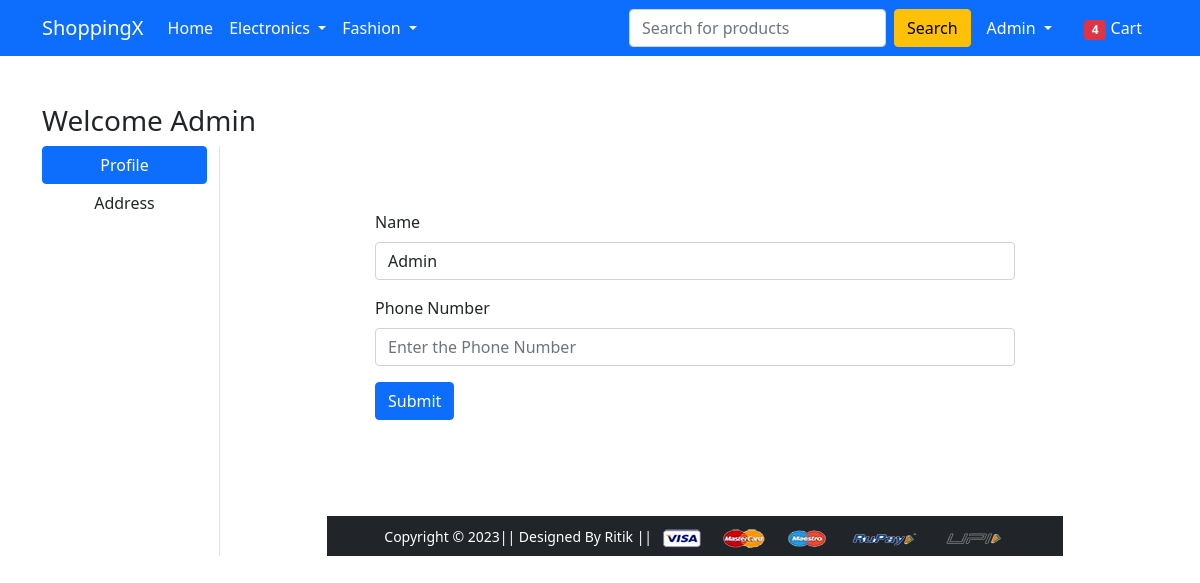
The page /profile/ (signed in) on the database as committed earlier.
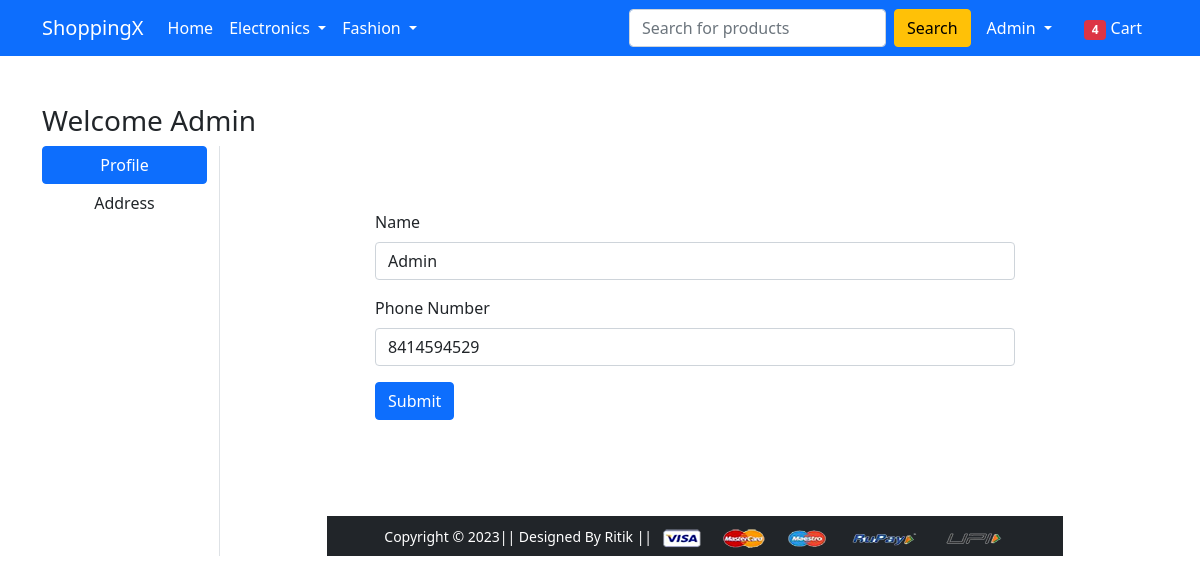
The same page on the database as committed later.
### User_Account/models.py (models this page shows, shortened)
class CustomUser(AbstractUser):
    username = None
    email = models.EmailField(_("email address"), unique=True)
    name = models.CharField(_("name"), max_length=30, blank=False)
    phoneNumberRegex = val(regex = r"^\+?1?\d{8,15}$")
    Phone = models.CharField(_("Phone"),validators = [phoneNumberRegex], max_length=15, blank=False)
    USERNAME_FIELD = "email"
    REQUIRED_FIELDS = []
    objects = CustomUserManager()

### User_Account/views.py (the view)
# urls.py: path('profile/', views.profile,name='profile'),
def profile(request):
    if(not request.user.is_authenticated):
        return redirect('login')
    fm=User_Change_Reg(initial={'name': request.user.name,'Phone':request.user.Phone})
    if request.method == 'POST':
        fm = User_Change_Reg(request.POST,instance=request.user)
        if fm.is_valid():
             fm.save()
             return redirect('home')
    return render(request,'User_Account/profile.html',{'form':fm})

### User_Account/forms.py
class User_Change_Reg(UserChangeForm):
    password=None
    class Meta:
        model=CustomUser
        fields=['name','Phone']
        labels={'name':'Name','Phone':'Phone Number'}
        widgets = {'name': forms.TextInput(attrs={'class': 'form-control','placeholder': 'Enter the Name',}),'Phone': forms.TextInput(attrs={'class': 'form-control','placeholder': 'Enter the Phone Number',})}

### User_Account/templates/User_Account/profile.html (shortened to what this page needs)
{% extends 'User_Account/base.html' %}
{% load static %}
{% block main-content %}
<div class="container my-5">
 <div class="row">
  <h3>Welcome {{user.name}}</h3>
  <div class="col-sm-2 border-end">
   <ul class="list-unstyled">
    <li class="d-grid"><a href="{% url 'profile' %}" class="btn btn-primary">Profile</a></li>
    <li class="d-grid"><a href="{% url 'address' %}" class="btn">Address</a></li>
   </ul>
  </div>
  <div class="col-sm-8 offset-sm-1">
    <form action="" method="POST" novalidate class="p-5">
    {% for field in form %}
        <div class="col-12 mt-3">
          <label class="form-label">{{ field.label }}</label> {{ field }}
        </div>
        {% endfor %}
    <div class="col-12 mt-3">
      <button type="submit" class="btn btn-primary">Submit</button>
    </div>
   </form>
{% endblock main-content %}

### User_Account/templates/User_Account/base.html (shortened to what this page needs)
<!doctype html>
{% load static %}
<html lang="en">
  <head>
    <link href="https://cdn.jsdelivr.net/npm/bootstrap@5.0.0-beta1/dist/css/bootstrap.min.css" rel="stylesheet">
    <link rel="stylesheet" href="{% static 'User_Account/css/owl.carousel.min.css' %}">
    <link rel="stylesheet" href="{% static 'User_Account/css/all.min.css' %}">
    <link rel="stylesheet" href="{% static 'User_Account/css/style.css' %}">
  </head>
  <body>
    <nav class="navbar navbar-expand-lg navbar-dark bg-primary">
     <div class="container">
       <a class="navbar-brand" href="/">ShoppingX</a>
       <div class="collapse navbar-collapse" id="navbarSupportedContent">
         <ul class="navbar-nav me-auto mb-2 mb-lg-0">
           <li class="nav-item">
             <a class="nav-link active" aria-current="page" href="/">Home</a>
           </li>
           <li class="nav-item dropdown">
             <a class="nav-link dropdown-toggle text-white" href="#" id="electronicsDropdown" role="button" data-bs-toggle="dropdown" aria-expanded="false">
               Electronics
             </a>
           </li>
           <li class="nav-item dropdown">
             <a class="nav-link dropdown-toggle text-white" href="#" id="fashionDropdown" role="button" data-bs-toggle="dropdown" aria-expanded="false">
               Fashion
             </a>
           </li>
         </ul>
         <form class="d-flex">
           <input class="form-control me-2" type="search" placeholder="Search for products" aria-label="Search">
           <button class="btn btn-warning" type="submit">Search</button>
         </form>
         <div>
          <ul class="navbar-nav me-auto mb-2 mb-lg-0">
            {% if  request.user.is_authenticated %}
           <li class="nav-item dropdown mx-2">
              <a class="nav-link dropdown-toggle text-white" href="#" id="profileDropdown" role="button" data-bs-toggle="dropdown" aria-expanded="false">
                {{user.name}}
              </a>
            </li>
            <li class="nav-item mx-2">
              <a href="{% url "cart" %}" class="nav-link text-white"><span class="badge bg-danger">4</span> Cart </a>
            </li>
            {% endif %}
          </ul>
         </div>
       </div>
     </div>
    </nav>
    {% block main-content %} {% endblock main-content %}
    <footer class="container-fluid bg-dark text-center p-2 mt-5">
        <small class="text-white">Copyright &copy; 2023|| Designed By Ritik || </small>
        <img src="{% static 'app/images/payment.png' %}" alt="" srcset="" class="img-fluid" height="2px">
    </footer>
  </body>
</html>

Rows that differ between the two databases and show on the page:
changed CustomUser "Admin": Phone (not shown) → "8414594529"
